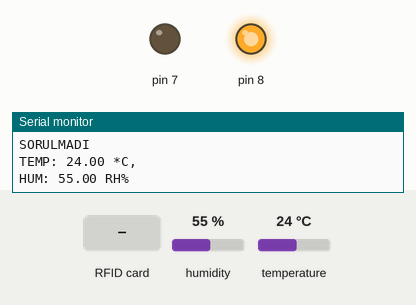
Simulated run of this sketch. Board: Arduino Uno, built with avr-gcc and run on an emulated ATmega328P. Shown: output pins drawn as LEDs (lit = HIGH), the last lines printed to the serial monitor. Dashed ring = blinking. The inputs (shaded band) are chosen by the test bench; at power-on: humidity 55 %, temperature 24 °C. Pins used as bus, display or sensor lines are not drawn.

Above: at 1.2 s.
1.3 s: RFID card 5E 7A 19 C4 held to the reader
At 2.22 s:
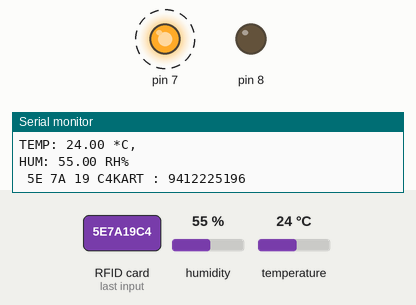
At 5.1 s:
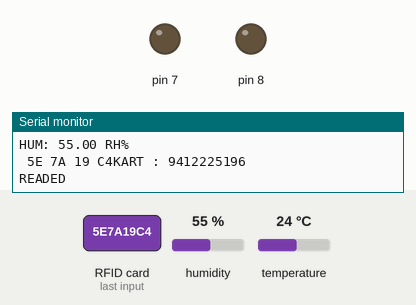
Timing chart, 0 to 10.8 s (numbered marks = the images above; inputs shaded):
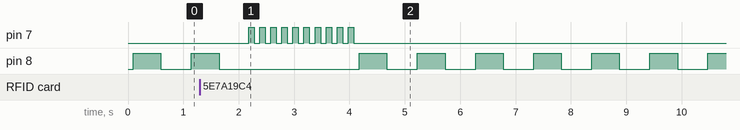

Measured:
- after the input at 1.3 s, pin 7: alternates HIGH for 0.10 s and LOW for 0.10 s, 20 changes in all, then stays LOW, starting after 0.88 s
- by itself, pin 8: repeats every 1.0 s: HIGH 0.50 s, LOW 0.55 s

The sketch:

DumpInfo.ino
```cpp
// (licence header left out)
#include <SPI.h>
#include <MFRC522.h>
#include <SimpleDHT.h>
int pinDHT22 = 2;

SimpleDHT22 dht22(pinDHT22);
#define RST_PIN         9          // Configurable, see typical pin layout above
#define SS_PIN          10         // Configurable, see typical pin layout above

MFRC522 mfrc522(SS_PIN, RST_PIN);  // Create MFRC522 instance

String UIDstring;
bool asked;
void setup() {
	Serial.begin(9600);		// Initialize serial communications with the PC
	while (!Serial);		// Do nothing if no serial port is opened (added for Arduinos based on ATMEGA32U4)
	SPI.begin();			// Init SPI bus
	mfrc522.PCD_Init();		// Init MFRC522
	mfrc522.PCD_DumpVersionToSerial();	// Show details of PCD - MFRC522 Card Reader details
	Serial.println(F("Scan PICC to see UID, SAK, type, and data blocks..."));
  pinMode(7,OUTPUT);
  pinMode(8,OUTPUT);
  asked = false;
}

void loop() {
	// Look for new cards
	getID();
  digitalWrite(8,HIGH);
  delay(500);
  digitalWrite(8,LOW);
  delay(500);
  Serial.println("WAIT");
  if(asked==true)
  {
    Serial.println("SORULDU");
    asked=false;
  }
  else
  {
    Serial.println("SORULMADI");
  }
  float temperature = 0;
  float humidity = 0;
  int err = SimpleDHTErrSuccess;
  if ((err = dht22.read2(&temperature, &humidity, NULL)) != SimpleDHTErrSuccess) {
    Serial.print("Read DHT22 failed, err="); Serial.println(err);delay(2000);
    return;
  }

  Serial.print("TEMP: ");
  Serial.print((float)temperature); Serial.println(" *C, ");
  Serial.print("HUM: ");
  Serial.print((float)humidity); Serial.println(" RH%");
}


void getID() {
  if ( ! mfrc522.PICC_IsNewCardPresent()) {
    return;
  }

  // Select one of the cards
  if ( ! mfrc522.PICC_ReadCardSerial()) {
    return;
  }

  // Dump debug info about the card; PICC_HaltA() is automatically called
  //  mfrc522.PICC_DumpToSerial(&(mfrc522.uid));

  //Serial.print("Card UID:");
  UIDstring = "";
  for (byte i = 0; i < mfrc522.uid.size; i++)
  {
    UIDstring = UIDstring + String(mfrc522.uid.uidByte[i]);
    Serial.print(mfrc522.uid.uidByte[i] < 0x10 ? " 0" : " ");
    Serial.print(mfrc522.uid.uidByte[i], HEX);
  }
  Serial.println("KART : "+UIDstring);
  Serial.println("READED");
  asked = true;
  for(int m=0;m<10;m++)
  {
    digitalWrite(7,HIGH);
    delay(100);
    digitalWrite(7,LOW);
    delay(100);
  }
  mfrc522.PICC_HaltA();

}
```
